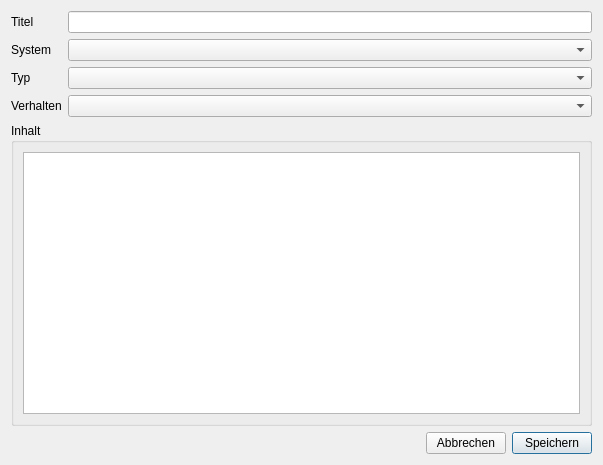
<?xml version="1.0" encoding="UTF-8"?>
<ui version="4.0">
 <class>NewTracking</class>
 <widget class="QWidget" name="NewTracking">
  <property name="geometry">
   <rect>
    <x>0</x>
    <y>0</y>
    <width>603</width>
    <height>465</height>
   </rect>
  </property>
  <property name="windowTitle">
   <string>Neue Änderung</string>
  </property>
  <property name="windowIcon">
   <iconset resource="rsc.qrc">
    <normaloff>:/icon/icons/change.png</normaloff>:/icon/icons/change.png</iconset>
  </property>
  <layout class="QVBoxLayout" name="verticalLayout_2">
   <item>
    <layout class="QGridLayout" name="gridLayout">
     <item row="3" column="0">
      <widget class="QLabel" name="label_3">
       <property name="text">
        <string>Verhalten</string>
       </property>
      </widget>
     </item>
     <item row="0" column="0">
      <widget class="QLabel" name="label">
       <property name="text">
        <string>Titel</string>
       </property>
      </widget>
     </item>
     <item row="4" column="0" colspan="2">
      <widget class="QGroupBox" name="groupBox">
       <property name="title">
        <string>Inhalt</string>
       </property>
       <layout class="QVBoxLayout" name="verticalLayout">
        <item>
         <widget class="QPlainTextEdit" name="text">
          <property name="plainText">
           <string/>
          </property>
         </widget>
        </item>
       </layout>
      </widget>
     </item>
     <item row="2" column="1">
      <widget class="QComboBox" name="typeBox"/>
     </item>
     <item row="0" column="1">
      <widget class="QLineEdit" name="title"/>
     </item>
     <item row="3" column="1">
      <widget class="QComboBox" name="behaviorBox"/>
     </item>
     <item row="2" column="0">
      <widget class="QLabel" name="label_2">
       <property name="text">
        <string>Typ</string>
       </property>
      </widget>
     </item>
     <item row="1" column="0">
      <widget class="QLabel" name="label_4">
       <property name="text">
        <string>System</string>
       </property>
      </widget>
     </item>
     <item row="1" column="1">
      <widget class="QComboBox" name="systemBox"/>
     </item>
    </layout>
   </item>
   <item>
    <layout class="QHBoxLayout" name="horizontalLayout">
     <item>
      <spacer name="horizontalSpacer">
       <property name="orientation">
        <enum>Qt::Horizontal</enum>
       </property>
       <property name="sizeHint" stdset="0">
        <size>
         <width>40</width>
         <height>20</height>
        </size>
       </property>
      </spacer>
     </item>
     <item>
      <widget class="QPushButton" name="abort">
       <property name="text">
        <string>Abbrechen</string>
       </property>
      </widget>
     </item>
     <item>
      <widget class="QPushButton" name="save">
       <property name="text">
        <string>Speichern</string>
       </property>
       <property name="autoDefault">
        <bool>true</bool>
       </property>
       <property name="default">
        <bool>true</bool>
       </property>
      </widget>
     </item>
    </layout>
   </item>
  </layout>
 </widget>
 <resources>
  <include location="rsc.qrc"/>
 </resources>
 <connections/>
</ui>
